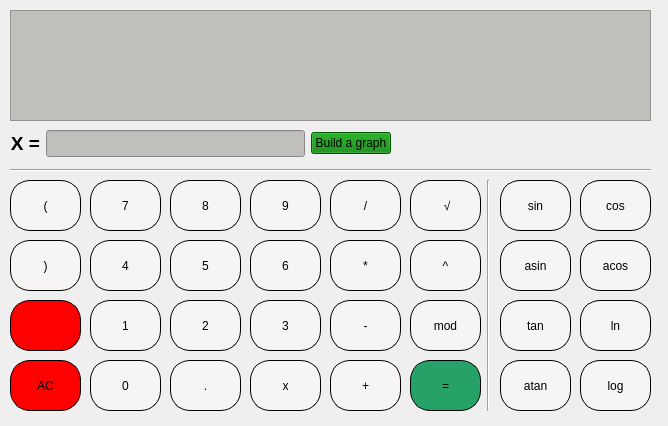
<?xml version="1.0" encoding="UTF-8"?>
<ui version="4.0">
 <class>SmartcalcView</class>
 <widget class="QWidget" name="SmartcalcView">
  <property name="geometry">
   <rect>
    <x>0</x>
    <y>0</y>
    <width>668</width>
    <height>426</height>
   </rect>
  </property>
  <property name="windowTitle">
   <string>Form</string>
  </property>
  <property name="layoutDirection">
   <enum>Qt::RightToLeft</enum>
  </property>
  <widget class="QTextEdit" name="textEdit">
   <property name="geometry">
    <rect>
     <x>10</x>
     <y>10</y>
     <width>641</width>
     <height>111</height>
    </rect>
   </property>
   <property name="styleSheet">
    <string notr="true">background-color: rgb(192, 191, 188);</string>
   </property>
  </widget>
  <widget class="QPushButton" name="Button_C">
   <property name="geometry">
    <rect>
     <x>10</x>
     <y>360</y>
     <width>71</width>
     <height>51</height>
    </rect>
   </property>
   <property name="styleSheet">
    <string notr="true">QPushButton {
border-radius: 20px;
background-color: red;
border: 1px solid black;
}
QPushButton:pressed {
background-color: rgb(192, 191, 188);
}
</string>
   </property>
   <property name="text">
    <string>AC</string>
   </property>
  </widget>
  <widget class="QPushButton" name="Button_0">
   <property name="geometry">
    <rect>
     <x>90</x>
     <y>360</y>
     <width>71</width>
     <height>51</height>
    </rect>
   </property>
   <property name="styleSheet">
    <string notr="true">QPushButton {
border-radius: 20px;
background-color: rgb(246, 245, 244);
border: 1px solid black;
}
QPushButton:pressed {
background-color: rgb(192, 191, 188);
}
</string>
   </property>
   <property name="text">
    <string>0</string>
   </property>
  </widget>
  <widget class="QPushButton" name="Button_1">
   <property name="geometry">
    <rect>
     <x>90</x>
     <y>300</y>
     <width>71</width>
     <height>51</height>
    </rect>
   </property>
   <property name="styleSheet">
    <string notr="true">QPushButton {
border-radius: 20px;
background-color: rgb(246, 245, 244);
border: 1px solid black;
}
QPushButton:pressed {
background-color: rgb(192, 191, 188);
}
</string>
   </property>
   <property name="text">
    <string>1</string>
   </property>
  </widget>
  <widget class="QPushButton" name="Button_2">
   <property name="geometry">
    <rect>
     <x>170</x>
     <y>300</y>
     <width>71</width>
     <height>51</height>
    </rect>
   </property>
   <property name="styleSheet">
    <string notr="true">QPushButton {
border-radius: 20px;
background-color: rgb(246, 245, 244);
border: 1px solid black;
}
QPushButton:pressed {
background-color: rgb(192, 191, 188);
}
</string>
   </property>
   <property name="text">
    <string>2</string>
   </property>
  </widget>
  <widget class="QPushButton" name="Button_3">
   <property name="geometry">
    <rect>
     <x>250</x>
     <y>300</y>
     <width>71</width>
     <height>51</height>
    </rect>
   </property>
   <property name="styleSheet">
    <string notr="true">QPushButton {
border-radius: 20px;
background-color: rgb(246, 245, 244);
border: 1px solid black;
}
QPushButton:pressed {
background-color: rgb(192, 191, 188);
}
</string>
   </property>
   <property name="text">
    <string>3</string>
   </property>
  </widget>
  <widget class="QPushButton" name="Button_4">
   <property name="geometry">
    <rect>
     <x>90</x>
     <y>240</y>
     <width>71</width>
     <height>51</height>
    </rect>
   </property>
   <property name="styleSheet">
    <string notr="true">QPushButton {
border-radius: 20px;
background-color: rgb(246, 245, 244);
border: 1px solid black;
}
QPushButton:pressed {
background-color: rgb(192, 191, 188);
}
</string>
   </property>
   <property name="text">
    <string>4</string>
   </property>
  </widget>
  <widget class="QPushButton" name="Button_5">
   <property name="geometry">
    <rect>
     <x>170</x>
     <y>240</y>
     <width>71</width>
     <height>51</height>
    </rect>
   </property>
   <property name="styleSheet">
    <string notr="true">QPushButton {
border-radius: 20px;
background-color: rgb(246, 245, 244);
border: 1px solid black;
}
QPushButton:pressed {
background-color: rgb(192, 191, 188);
}
</string>
   </property>
   <property name="text">
    <string>5</string>
   </property>
  </widget>
  <widget class="QPushButton" name="Button_6">
   <property name="geometry">
    <rect>
     <x>250</x>
     <y>240</y>
     <width>71</width>
     <height>51</height>
    </rect>
   </property>
   <property name="styleSheet">
    <string notr="true">QPushButton {
border-radius: 20px;
background-color: rgb(246, 245, 244);
border: 1px solid black;
}
QPushButton:pressed {
background-color: rgb(192, 191, 188);
}
</string>
   </property>
   <property name="text">
    <string>6</string>
   </property>
  </widget>
  <widget class="QPushButton" name="Button_7">
   <property name="geometry">
    <rect>
     <x>90</x>
     <y>180</y>
     <width>71</width>
     <height>51</height>
    </rect>
   </property>
   <property name="styleSheet">
    <string notr="true">QPushButton {
border-radius: 20px;
background-color: rgb(246, 245, 244);
border: 1px solid black;
}
QPushButton:pressed {
background-color: rgb(192, 191, 188);
}
</string>
   </property>
   <property name="text">
    <string>7</string>
   </property>
  </widget>
  <widget class="QPushButton" name="Button_8">
   <property name="geometry">
    <rect>
     <x>170</x>
     <y>180</y>
     <width>71</width>
     <height>51</height>
    </rect>
   </property>
   <property name="styleSheet">
    <string notr="true">QPushButton {
border-radius: 20px;
background-color: rgb(246, 245, 244);
border: 1px solid black;
}
QPushButton:pressed {
background-color: rgb(192, 191, 188);
}
</string>
   </property>
   <property name="text">
    <string>8</string>
   </property>
  </widget>
  <widget class="QPushButton" name="Button_9">
   <property name="geometry">
    <rect>
     <x>250</x>
     <y>180</y>
     <width>71</width>
     <height>51</height>
    </rect>
   </property>
   <property name="styleSheet">
    <string notr="true">QPushButton {
border-radius: 20px;
background-color: rgb(246, 245, 244);
border: 1px solid black;
}
QPushButton:pressed {
background-color: rgb(192, 191, 188);
}
</string>
   </property>
   <property name="text">
    <string>9</string>
   </property>
  </widget>
  <widget class="QPushButton" name="Button_comma">
   <property name="geometry">
    <rect>
     <x>170</x>
     <y>360</y>
     <width>71</width>
     <height>51</height>
    </rect>
   </property>
   <property name="styleSheet">
    <string notr="true">QPushButton {
border-radius: 20px;
background-color: rgb(246, 245, 244);
border: 1px solid black;
}
QPushButton:pressed {
background-color: rgb(192, 191, 188);
}
</string>
   </property>
   <property name="text">
    <string>.</string>
   </property>
  </widget>
  <widget class="QPushButton" name="Button_eq">
   <property name="geometry">
    <rect>
     <x>410</x>
     <y>360</y>
     <width>71</width>
     <height>51</height>
    </rect>
   </property>
   <property name="styleSheet">
    <string notr="true">QPushButton {
border-radius: 20px;
background-color: rgb(38, 162, 105);
border: 1px solid black;
}
QPushButton:pressed {
background-color: rgb(192, 191, 188);
}
</string>
   </property>
   <property name="text">
    <string>=</string>
   </property>
  </widget>
  <widget class="QPushButton" name="Button_BracketRight">
   <property name="geometry">
    <rect>
     <x>10</x>
     <y>240</y>
     <width>71</width>
     <height>51</height>
    </rect>
   </property>
   <property name="styleSheet">
    <string notr="true">QPushButton {
border-radius: 20px;
background-color: rgb(246, 245, 244);
border: 1px solid black;
}
QPushButton:pressed {
background-color: rgb(192, 191, 188);
}
</string>
   </property>
   <property name="text">
    <string>)</string>
   </property>
  </widget>
  <widget class="QPushButton" name="Button_BracketLeft">
   <property name="geometry">
    <rect>
     <x>10</x>
     <y>180</y>
     <width>71</width>
     <height>51</height>
    </rect>
   </property>
   <property name="styleSheet">
    <string notr="true">QPushButton {
border-radius: 20px;
background-color: rgb(246, 245, 244);
border: 1px solid black;
}
QPushButton:pressed {
background-color: rgb(192, 191, 188);
}
</string>
   </property>
   <property name="text">
    <string>(</string>
   </property>
  </widget>
  <widget class="QPushButton" name="Button_remove">
   <property name="geometry">
    <rect>
     <x>10</x>
     <y>300</y>
     <width>71</width>
     <height>51</height>
    </rect>
   </property>
   <property name="styleSheet">
    <string notr="true">QPushButton {
border-radius: 20px;
background-color: red;
border: 1px solid black;
}
QPushButton:pressed {
background-color: rgb(192, 191, 188);
}
</string>
   </property>
   <property name="text">
    <string/>
   </property>
   <property name="icon">
    <iconset>
     <normaloff>../smartcalc/icons/backspace_FILL0_wght400_GRAD0_opsz24.svg</normaloff>../smartcalc/icons/backspace_FILL0_wght400_GRAD0_opsz24.svg</iconset>
   </property>
   <property name="iconSize">
    <size>
     <width>24</width>
     <height>24</height>
    </size>
   </property>
  </widget>
  <widget class="QPushButton" name="Button_div">
   <property name="geometry">
    <rect>
     <x>330</x>
     <y>180</y>
     <width>71</width>
     <height>51</height>
    </rect>
   </property>
   <property name="styleSheet">
    <string notr="true">QPushButton {
border-radius: 20px;
background-color: rgb(246, 245, 244);
border: 1px solid black;
}
QPushButton:pressed {
background-color: rgb(192, 191, 188);
}
</string>
   </property>
   <property name="text">
    <string>/</string>
   </property>
  </widget>
  <widget class="QPushButton" name="Button_mul">
   <property name="geometry">
    <rect>
     <x>330</x>
     <y>240</y>
     <width>71</width>
     <height>51</height>
    </rect>
   </property>
   <property name="styleSheet">
    <string notr="true">QPushButton {
border-radius: 20px;
background-color: rgb(246, 245, 244);
border: 1px solid black;
}
QPushButton:pressed {
background-color: rgb(192, 191, 188);
}
</string>
   </property>
   <property name="text">
    <string>*</string>
   </property>
  </widget>
  <widget class="QPushButton" name="Button_min">
   <property name="geometry">
    <rect>
     <x>330</x>
     <y>300</y>
     <width>71</width>
     <height>51</height>
    </rect>
   </property>
   <property name="styleSheet">
    <string notr="true">QPushButton {
border-radius: 20px;
background-color: rgb(246, 245, 244);
border: 1px solid black;
}
QPushButton:pressed {
background-color: rgb(192, 191, 188);
}
</string>
   </property>
   <property name="text">
    <string>-</string>
   </property>
  </widget>
  <widget class="QPushButton" name="Button_add">
   <property name="geometry">
    <rect>
     <x>330</x>
     <y>360</y>
     <width>71</width>
     <height>51</height>
    </rect>
   </property>
   <property name="styleSheet">
    <string notr="true">QPushButton {
border-radius: 20px;
background-color: rgb(246, 245, 244);
border: 1px solid black;
}
QPushButton:pressed {
background-color: rgb(192, 191, 188);
}
</string>
   </property>
   <property name="text">
    <string>+</string>
   </property>
  </widget>
  <widget class="QPushButton" name="Button_sqrt">
   <property name="geometry">
    <rect>
     <x>410</x>
     <y>180</y>
     <width>71</width>
     <height>51</height>
    </rect>
   </property>
   <property name="styleSheet">
    <string notr="true">QPushButton {
border-radius: 20px;
background-color: rgb(246, 245, 244);
border: 1px solid black;
}
QPushButton:pressed {
background-color: rgb(192, 191, 188);
}
</string>
   </property>
   <property name="text">
    <string>	√</string>
   </property>
  </widget>
  <widget class="QPushButton" name="Button_pow">
   <property name="geometry">
    <rect>
     <x>410</x>
     <y>240</y>
     <width>71</width>
     <height>51</height>
    </rect>
   </property>
   <property name="styleSheet">
    <string notr="true">QPushButton {
border-radius: 20px;
background-color: rgb(246, 245, 244);
border: 1px solid black;
}
QPushButton:pressed {
background-color: rgb(192, 191, 188);
}
</string>
   </property>
   <property name="text">
    <string>^</string>
   </property>
  </widget>
  <widget class="QPushButton" name="Button_x">
   <property name="geometry">
    <rect>
     <x>250</x>
     <y>360</y>
     <width>71</width>
     <height>51</height>
    </rect>
   </property>
   <property name="styleSheet">
    <string notr="true">QPushButton {
border-radius: 20px;
background-color: rgb(246, 245, 244);
border: 1px solid black;
}
QPushButton:pressed {
background-color: rgb(192, 191, 188);
}
</string>
   </property>
   <property name="text">
    <string>x</string>
   </property>
  </widget>
  <widget class="QPushButton" name="Button_mod">
   <property name="geometry">
    <rect>
     <x>410</x>
     <y>300</y>
     <width>71</width>
     <height>51</height>
    </rect>
   </property>
   <property name="styleSheet">
    <string notr="true">QPushButton {
border-radius: 20px;
background-color: rgb(246, 245, 244);
border: 1px solid black;
}
QPushButton:pressed {
background-color: rgb(192, 191, 188);
}
</string>
   </property>
   <property name="text">
    <string>mod</string>
   </property>
  </widget>
  <widget class="QPushButton" name="Button_sin">
   <property name="geometry">
    <rect>
     <x>500</x>
     <y>180</y>
     <width>71</width>
     <height>51</height>
    </rect>
   </property>
   <property name="styleSheet">
    <string notr="true">QPushButton {
border-radius: 20px;
background-color: rgb(246, 245, 244);
border: 1px solid black;
}
QPushButton:pressed {
background-color: rgb(192, 191, 188);
}
</string>
   </property>
   <property name="text">
    <string>sin</string>
   </property>
  </widget>
  <widget class="QPushButton" name="Button_asin">
   <property name="geometry">
    <rect>
     <x>500</x>
     <y>240</y>
     <width>71</width>
     <height>51</height>
    </rect>
   </property>
   <property name="styleSheet">
    <string notr="true">QPushButton {
border-radius: 20px;
background-color: rgb(246, 245, 244);
border: 1px solid black;
}
QPushButton:pressed {
background-color: rgb(192, 191, 188);
}
</string>
   </property>
   <property name="text">
    <string>asin</string>
   </property>
  </widget>
  <widget class="QPushButton" name="Button_cos">
   <property name="geometry">
    <rect>
     <x>580</x>
     <y>180</y>
     <width>71</width>
     <height>51</height>
    </rect>
   </property>
   <property name="styleSheet">
    <string notr="true">QPushButton {
border-radius: 20px;
background-color: rgb(246, 245, 244);
border: 1px solid black;
}
QPushButton:pressed {
background-color: rgb(192, 191, 188);
}
</string>
   </property>
   <property name="text">
    <string>cos</string>
   </property>
  </widget>
  <widget class="QPushButton" name="Button_acos">
   <property name="geometry">
    <rect>
     <x>580</x>
     <y>240</y>
     <width>71</width>
     <height>51</height>
    </rect>
   </property>
   <property name="styleSheet">
    <string notr="true">QPushButton {
border-radius: 20px;
background-color: rgb(246, 245, 244);
border: 1px solid black;
}
QPushButton:pressed {
background-color: rgb(192, 191, 188);
}
</string>
   </property>
   <property name="text">
    <string>acos</string>
   </property>
  </widget>
  <widget class="QPushButton" name="Button_tan">
   <property name="geometry">
    <rect>
     <x>500</x>
     <y>300</y>
     <width>71</width>
     <height>51</height>
    </rect>
   </property>
   <property name="styleSheet">
    <string notr="true">QPushButton {
border-radius: 20px;
background-color: rgb(246, 245, 244);
border: 1px solid black;
}
QPushButton:pressed {
background-color: rgb(192, 191, 188);
}
</string>
   </property>
   <property name="text">
    <string>tan</string>
   </property>
  </widget>
  <widget class="QPushButton" name="Button_atan">
   <property name="geometry">
    <rect>
     <x>500</x>
     <y>360</y>
     <width>71</width>
     <height>51</height>
    </rect>
   </property>
   <property name="styleSheet">
    <string notr="true">QPushButton {
border-radius: 20px;
background-color: rgb(246, 245, 244);
border: 1px solid black;
}
QPushButton:pressed {
background-color: rgb(192, 191, 188);
}
</string>
   </property>
   <property name="text">
    <string>atan</string>
   </property>
  </widget>
  <widget class="QPushButton" name="Button_ln">
   <property name="geometry">
    <rect>
     <x>580</x>
     <y>300</y>
     <width>71</width>
     <height>51</height>
    </rect>
   </property>
   <property name="styleSheet">
    <string notr="true">QPushButton {
border-radius: 20px;
background-color: rgb(246, 245, 244);
border: 1px solid black;
}
QPushButton:pressed {
background-color: rgb(192, 191, 188);
}
</string>
   </property>
   <property name="text">
    <string>ln</string>
   </property>
  </widget>
  <widget class="QPushButton" name="Button_log">
   <property name="geometry">
    <rect>
     <x>580</x>
     <y>360</y>
     <width>71</width>
     <height>51</height>
    </rect>
   </property>
   <property name="styleSheet">
    <string notr="true">QPushButton {
border-radius: 20px;
background-color: rgb(246, 245, 244);
border: 1px solid black;
}
QPushButton:pressed {
background-color: rgb(192, 191, 188);
}
</string>
   </property>
   <property name="text">
    <string>log</string>
   </property>
  </widget>
  <widget class="Line" name="line">
   <property name="geometry">
    <rect>
     <x>480</x>
     <y>180</y>
     <width>16</width>
     <height>231</height>
    </rect>
   </property>
   <property name="orientation">
    <enum>Qt::Vertical</enum>
   </property>
  </widget>
  <widget class="Line" name="line_2">
   <property name="geometry">
    <rect>
     <x>10</x>
     <y>160</y>
     <width>641</width>
     <height>20</height>
    </rect>
   </property>
   <property name="orientation">
    <enum>Qt::Horizontal</enum>
   </property>
  </widget>
  <widget class="QWidget" name="">
   <property name="geometry">
    <rect>
     <x>10</x>
     <y>130</y>
     <width>641</width>
     <height>27</height>
    </rect>
   </property>
   <layout class="QHBoxLayout" name="horizontalLayout">
    <item>
     <spacer name="horizontalSpacer">
      <property name="orientation">
       <enum>Qt::Horizontal</enum>
      </property>
      <property name="sizeHint" stdset="0">
       <size>
        <width>40</width>
        <height>20</height>
       </size>
      </property>
     </spacer>
    </item>
    <item>
     <widget class="QPushButton" name="pushBuildGraph">
      <property name="styleSheet">
       <string notr="true">background-color: green</string>
      </property>
      <property name="text">
       <string>Build a graph</string>
      </property>
     </widget>
    </item>
    <item>
     <widget class="QLineEdit" name="lineEdit_2">
      <property name="maximumSize">
       <size>
        <width>421</width>
        <height>51</height>
       </size>
      </property>
      <property name="styleSheet">
       <string notr="true">background-color: rgb(192, 191, 188);</string>
      </property>
      <property name="text">
       <string/>
      </property>
     </widget>
    </item>
    <item>
     <widget class="QLabel" name="label_5">
      <property name="whatsThis">
       <string>&lt;html&gt;&lt;head/&gt;&lt;body&gt;&lt;p&gt;&lt;br/&gt;&lt;/p&gt;&lt;/body&gt;&lt;/html&gt;</string>
      </property>
      <property name="layoutDirection">
       <enum>Qt::LeftToRight</enum>
      </property>
      <property name="styleSheet">
       <string notr="true">border-top-color: rgb(224, 27, 36);</string>
      </property>
      <property name="text">
       <string>&lt;html&gt;&lt;head/&gt;&lt;body&gt;&lt;p&gt;&lt;span style=&quot; font-size:14pt; font-weight:700;&quot;&gt;X =&lt;/span&gt;&lt;/p&gt;&lt;/body&gt;&lt;/html&gt;</string>
      </property>
      <property name="alignment">
       <set>Qt::AlignRight|Qt::AlignTrailing|Qt::AlignVCenter</set>
      </property>
      <property name="textInteractionFlags">
       <set>Qt::LinksAccessibleByMouse</set>
      </property>
     </widget>
    </item>
   </layout>
  </widget>
 </widget>
 <resources/>
 <connections/>
</ui>
